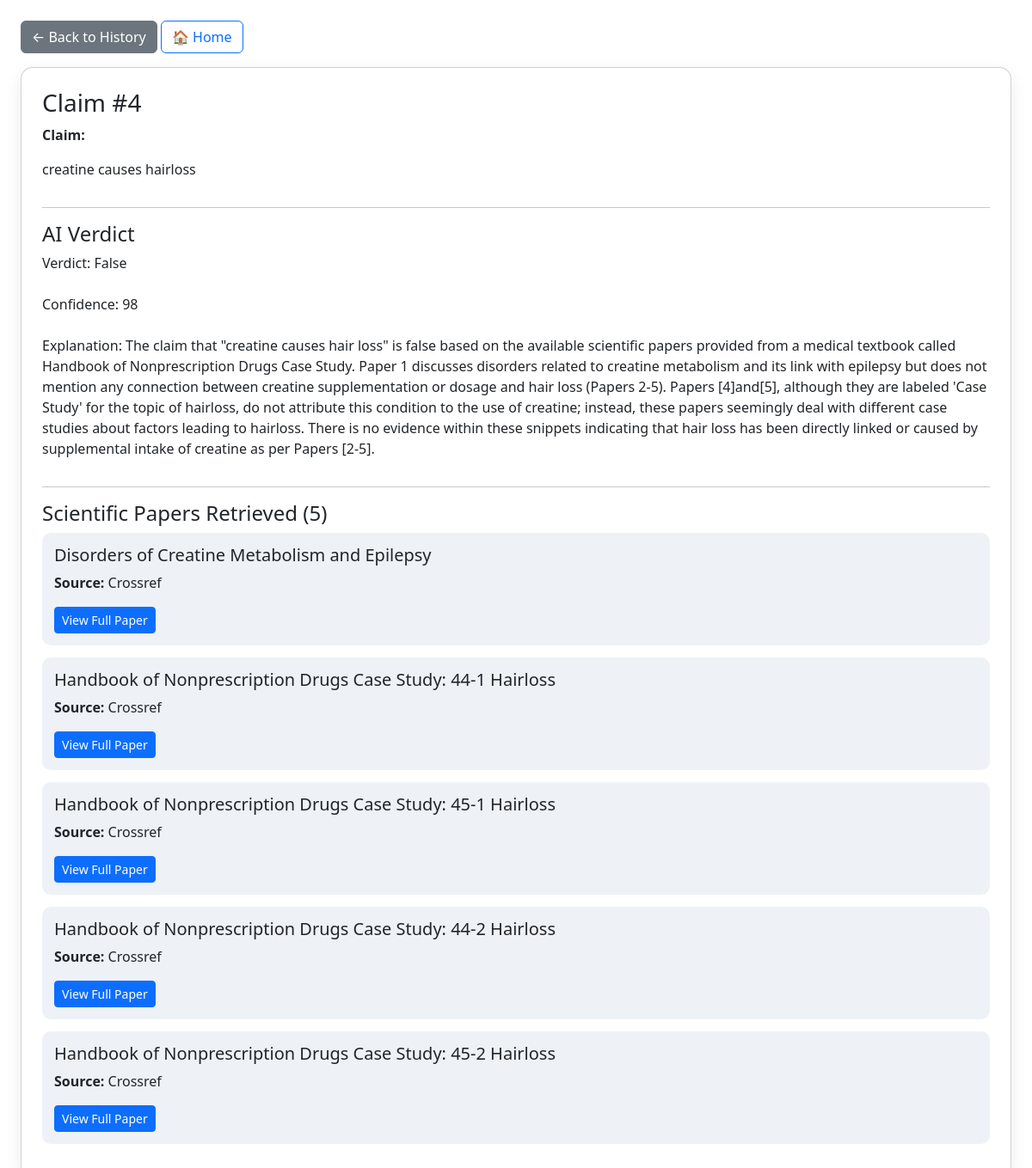
/MachineLearning/frontend/history.php?id=4, run on the app's committed database.
### tables this page shows
CREATE TABLE `claims` (
  `id` int(11) NOT NULL,
  `claim_text` text NOT NULL,
  `verdict` text DEFAULT NULL,
  `created_at` timestamp NOT NULL DEFAULT current_timestamp(),
  `truth_score` int(11) DEFAULT 0
);

CREATE TABLE `claim_papers` (
  `id` int(11) NOT NULL,
  `claim_id` int(11) NOT NULL,
  `title` varchar(255) DEFAULT NULL,
  `authors` varchar(255) DEFAULT NULL,
  `journal` varchar(255) DEFAULT NULL,
  `source` varchar(255) DEFAULT NULL,
  `published` varchar(100) DEFAULT NULL,
  `url` text DEFAULT NULL,
  `abstract` text DEFAULT NULL
);

### MachineLearning/frontend/history.php (the view, shortened to what this page needs)
<?php
$pdo = new PDO("mysql:host=localhost;dbname=fact_checker", "root", "");
$viewId = $_GET['id'] ?? null;
if ($viewId) {
    $stmt = $pdo->prepare("SELECT * FROM claims WHERE id = ?");
    $stmt->execute([$viewId]);
    $claim = $stmt->fetch(PDO::FETCH_ASSOC);
    $stmt = $pdo->prepare("SELECT * FROM claim_papers WHERE claim_id = ?");
    $stmt->execute([$viewId]);
    $papers = $stmt->fetchAll(PDO::FETCH_ASSOC);
?>
<!DOCTYPE html>
<html>
<head>
<link href="https://cdn.jsdelivr.net/npm/bootstrap@5.3.2/dist/css/bootstrap.min.css" rel="stylesheet">
</head>
<body class="p-4">
<a href="history.php" class="btn btn-secondary mb-3">← Back to History</a>
<a href="index.php" class="btn btn-outline-primary mb-3">🏠 Home</a>
<div class="card p-4">
    <h3>Claim #<?= $claim['id'] ?></h3>
    <p><strong>Claim:</strong></p>
    <p><?= nl2br(htmlspecialchars($claim['claim_text'])) ?></p>
    <hr>
    <h4>AI Verdict</h4>
    <p><?= nl2br(htmlspecialchars($claim['verdict'])) ?></p>
    <hr>
    <h4>Scientific Papers Retrieved (<?= count($papers) ?>)</h4>
    <?php if (count($papers) === 0): ?>
        <p>No papers linked to this claim.</p>
    <?php else: ?>
        <?php foreach ($papers as $p): ?>
            <div class="paper-box">
                <h5><?= htmlspecialchars($p['title'] ?? 'Untitled') ?></h5>
                <?php if ($p['source']): ?>
                    <p><strong>Source:</strong> <?= htmlspecialchars($p['source']) ?></p>
                <?php endif; ?>
                <?php if ($p['url']): ?>
                    <a href="<?= htmlspecialchars($p['url']) ?>" target="_blank" class="btn btn-sm btn-primary">View Full Paper</a>
                <?php endif; ?>
            </div>
        <?php endforeach; ?>
    <?php endif; ?>
</div>
</body>
</html>
<?php
    exit;
}
?>

### MachineLearning/frontend/history.php (style rules this page uses)
.card { border-radius: 14px; box-shadow: 0 6px 20px rgba(0,0,0,0.08); }
.paper-box { background: #eef2f7; border-radius: 10px; padding: 14px; margin-bottom: 14px; }

### data on the page
claims: id "4", claim_text "creatine causes hairloss", verdict "Verdict: False Confidence: 98 Explanation: The claim that \"creatine causes hair loss\" is false based on the available scientific papers provided from a medical textbook called Handbook of Nonprescription Drugs Case Study. Paper 1 discusses disorders related to creatine metabolism and its link with epilepsy but does not mention any connection between creatine supplementation or dosage and hair loss (Papers 2-5). Papers [4]and[5], although they are labeled 'Case Study' for the topic of hairloss, do not attribute this condition to the use of creatine; instead, these papers seemingly deal with different case studies about factors leading to hairloss. There is no evidence within these snippets…"
claim_papers: title "Disorders of Creatine Metabolism and Epilepsy", source "Crossref"
claim_papers: title "Handbook of Nonprescription Drugs Case Study: 44-1 Hairloss", source "Crossref"
claim_papers: title "Handbook of Nonprescription Drugs Case Study: 45-1 Hairloss", source "Crossref"
claim_papers: title "Handbook of Nonprescription Drugs Case Study: 44-2 Hairloss", source "Crossref"
claim_papers: title "Handbook of Nonprescription Drugs Case Study: 45-2 Hairloss", source "Crossref"

### other printed values
count($papers) "5"
